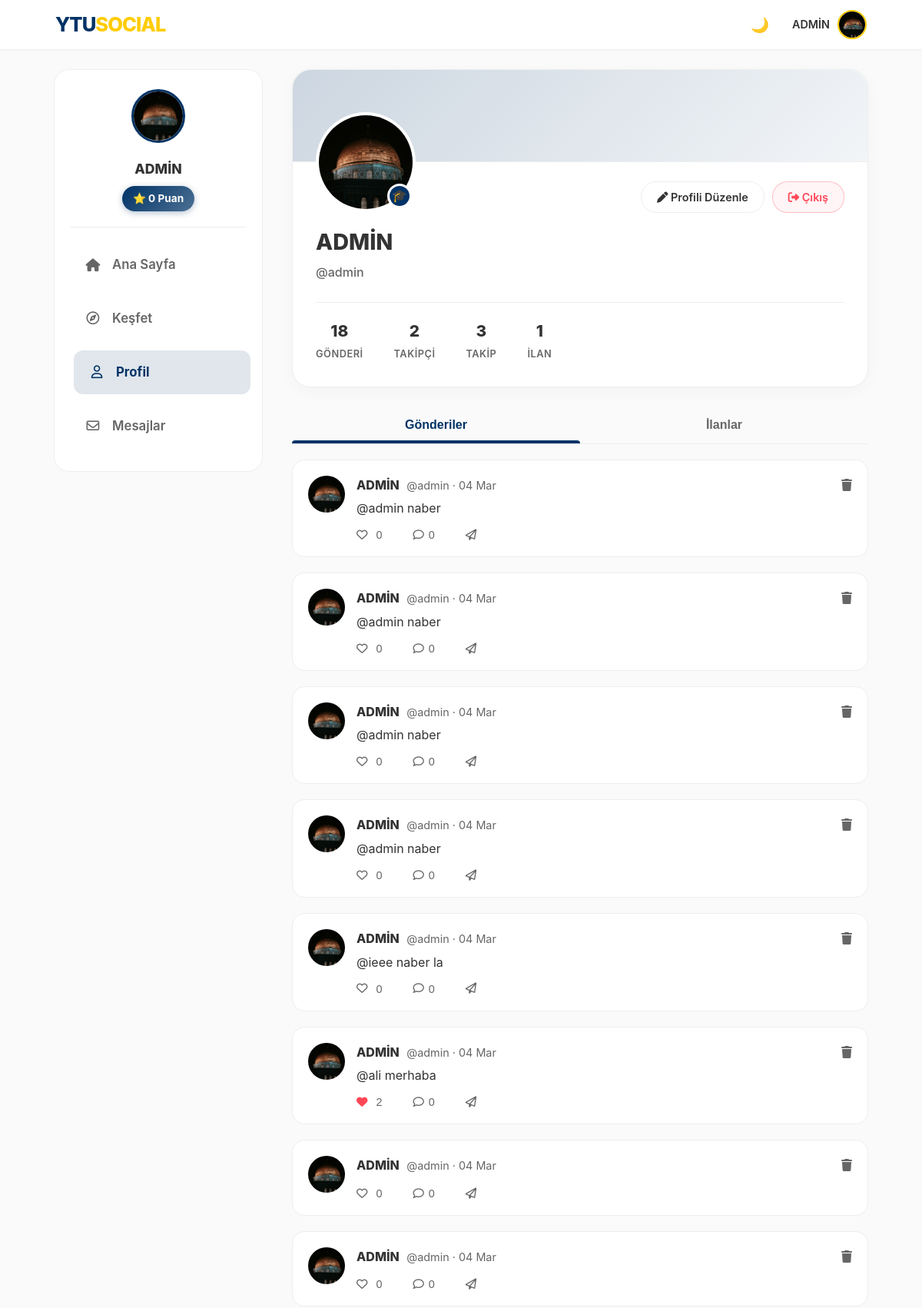
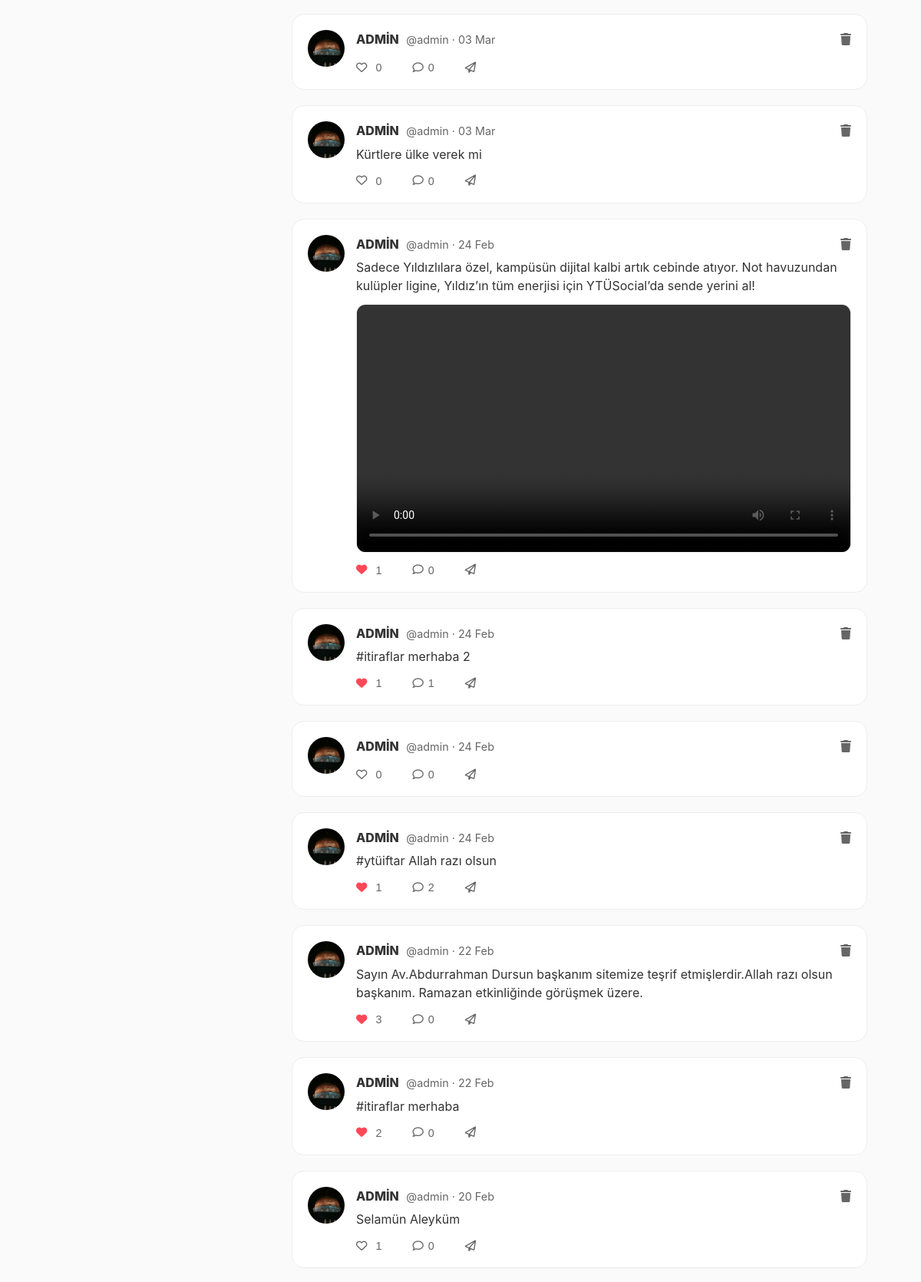
The app's page /u/admin (signed in, upper part) with its own data (2 pictures, top to bottom).
### models.py (models this page shows, shortened)
class User(UserMixin, db.Model):
    id = db.Column(db.Integer, primary_key=True)
    email = db.Column(db.String(120), unique=True, nullable=False)
    password = db.Column(db.String(200), nullable=False)
    username = db.Column(db.String(50), nullable=True)
    handle = db.Column(db.String(30), unique=True, nullable=True)
    stories = db.relationship('Story', backref='author', lazy=True)
    is_admin = db.Column(db.Boolean, default=False)
    department = db.Column(db.String(100), nullable=True)
    score = db.Column(db.Integer, default=0)
    bio = db.Column(db.String(200), nullable=True)
    profile_pic = db.Column(db.String(200), default='img/default_avatar.png')
    is_verified = db.Column(db.Boolean, default=False)
    otp_code = db.Column(db.String(6))
    ban_expiration = db.Column(db.DateTime, nullable=True)
    is_banned = db.Column(db.Boolean, default=False)
    posts = db.relationship('Post', backref='author', lazy=True)
    image_file = db.Column(db.String(255), nullable=True)
    comments = db.relationship('Comment', backref='author', lazy=True)
    messages_sent = db.relationship('Message', foreign_keys='Message.sender_id', backref='sender', lazy='dynamic')
    messages_received = db.relationship('Message', foreign_keys='Message.recipient_id', backref='recipient', lazy='dynamic')
    saved_posts = db.relationship('SavedPost', back_populates='user', lazy=True, cascade="all, delete-orphan")
    followed = db.relationship(
        'User', secondary=followers,
        primaryjoin=(followers.c.follower_id == id),
        secondaryjoin=(followers.c.followed_id == id),
        backref=db.backref('followers', lazy='dynamic'), lazy='dynamic'
    )

class Post(db.Model):
    id = db.Column(db.Integer, primary_key=True)
    content = db.Column(db.Text, nullable=True)
    poll = db.relationship('Poll', uselist=False, backref='post', cascade="all, delete-orphan")
    date_posted = db.Column(db.DateTime, nullable=False, default=get_turkey_time)
    image_file = db.Column(db.String(255), nullable=True)
    user_id = db.Column(db.Integer, db.ForeignKey('user.id'), nullable=False)
    liked_by = db.relationship('User', secondary=likes, backref=db.backref('liked_posts', lazy='dynamic'))
    comments = db.relationship('Comment', backref='post', lazy=True, cascade="all, delete-orphan")
    repost_of_id = db.Column(db.Integer, db.ForeignKey('post.id'), nullable=True)
    repost_of = db.relationship('Post', remote_side=[id], backref=db.backref('reposts', cascade='all, delete-orphan'))
    report_count = db.Column(db.Integer, default=0)
    def is_video(self):
        if not self.image_file: return False
        video_exts = ['mp4', 'mov', 'avi', 'webm']
        return any(self.image_file.lower().endswith(ext) for ext in video_exts)

### routes/main.py (the view)
@main.route('/u/<handle>')
@login_required
def user_profile(handle):
    user = User.query.filter_by(handle=handle).first_or_404()
    posts = Post.query.filter_by(author=user).order_by(Post.date_posted.desc()).all()
    media_posts = [p for p in posts if p.image_file]
    return render_template('user_profile.html', user=user, posts=posts, media_posts=media_posts)

### models.py (called while the page is built)
@login_manager.user_loader
def load_user(user_id):
    return User.query.get(int(user_id))

### utils.py (called while the page is built)
def get_trending_hashtags():
    from models import Post
    posts = Post.query.with_entities(Post.content).all()
    hashtags = {}
    for post in posts:
        if post.content:
            found_tags = re.findall(r"#(\w+)", post.content.lower())
            for tag in found_tags:
                hashtags[tag] = hashtags.get(tag, 0) + 1
    sorted_tags = sorted(hashtags.items(), key=lambda x: x[1], reverse=True)
    return sorted_tags[:5]

### templates/user_profile.html (shortened to what this page needs)
<!DOCTYPE html>
<html lang="tr">
<head>
    <link rel="stylesheet" href="/static/style.css">
    <link href="https://cdnjs.cloudflare.com/ajax/libs/font-awesome/6.4.0/css/all.min.css" rel="stylesheet">
</head>
<body>
{% include 'navbar_partial.html' ignore missing %}
<div class="main-layout" style="grid-template-columns: 280px 1fr; max-width: 1100px;">
    <aside class="left-sidebar sticky-sidebar">
        {% if current_user.is_authenticated %}
        <div style="background: var(--card-bg); border-radius: 20px; padding: 25px 20px; border: 1px solid var(--border-color);">
            <div style="text-align: center; margin-bottom: 20px; padding-bottom: 20px; border-bottom: 1px solid var(--border-color);">
                <img src="/static/{{ current_user.profile_pic }}" style="width: 70px; height: 70px; border-radius: 50%; border: 3px solid var(--ytu-lacivert); object-fit: cover; margin-bottom: 12px;">
                <h3 style="font-size: 1.1rem; font-weight: 800; color: var(--text-color); margin: 0 0 8px 0;">{{ current_user.username }}</h3>
                <span style="background: linear-gradient(135deg, var(--ytu-lacivert), rgba(var(--ytu-lacivert-rgb), 0.7)); color: white; display: inline-block; padding: 6px 14px; border-radius: 20px; font-weight: 700; font-size: 0.85rem; box-shadow: 0 2px 8px rgba(var(--ytu-lacivert-rgb), 0.3);">⭐ {{ current_user.score }} Puan</span>
            </div>
            <nav style="display: flex; flex-direction: column; gap: 8px;">
                <a href="{{ url_for('main.index') }}" class="sidebar-link"><i class="fa-solid fa-house" style="width: 20px; text-align: center;"></i> Ana Sayfa</a>
                <a href="{{ url_for('main.explore') }}" class="sidebar-link"><i class="fa-regular fa-compass" style="width: 20px; text-align: center;"></i> Keşfet</a>
                <a href="{{ url_for('main.user_profile', handle=current_user.handle) }}" class="sidebar-link active-link"><i class="fa-regular fa-user" style="width: 20px; text-align: center;"></i> Profil</a>
                <a href="{{ url_for('main.messages_inbox') }}" class="sidebar-link"><i class="fa-regular fa-envelope" style="width: 20px; text-align: center;"></i> Mesajlar</a>
            </nav>
        </div>
        {% endif %}
    </aside>
    <div class="profile-content">
        <div class="profile-header-card">
            <div class="profile-banner"></div>
            <div class="profile-body">
                <div class="profile-pic-container">
                    <img src="/static/{{ user.profile_pic }}" class="profile-pic">
                    {% if user.department %}
                    <span style="position: absolute; bottom: 5px; right: 5px; background: var(--ytu-lacivert); color: white; width: 32px; height: 32px; border-radius: 50%; display: flex; align-items: center; justify-content: center; border: 3px solid var(--card-bg); font-size: 1rem;" title="{{ user.department }}">🎓</span>
                    {% endif %}
                </div>
                <div class="profile-actions">
                    {% if user == current_user %}
                        <a href="{{ url_for('main.edit_profile') }}" class="btn-modern"><i class="fas fa-pen"></i> Profili Düzenle</a>
                        <a href="{{ url_for('auth.logout') }}" class="btn-modern btn-logout"><i class="fas fa-sign-out-alt"></i> Çıkış</a>
                    {% endif %}
                </div>
                <div class="profile-names">
                    <h1 class="p-real-name">{{ user.username }}</h1>
                    <div class="p-username">@{{ user.handle }}</div>
                </div>
                <div class="profile-stats-grid">
                    <div class="stat-item" onclick="switchTab('posts', document.querySelectorAll('.tab-btn')[0])">
                        <span class="stat-val">{{ user.posts|length }}</span>
                        <span class="stat-lbl">GÖNDERİ</span>
                    </div>
                    <div class="stat-item" onclick="location.href='{{ url_for('main.followers_list', handle=user.handle) }}'">
                        <span class="stat-val">{{ user.followers.count() }}</span>
                        <span class="stat-lbl">TAKİPÇİ</span>
                    </div>
                    <div class="stat-item" onclick="location.href='{{ url_for('main.following_list', handle=user.handle) }}'">
                        <span class="stat-val">{{ user.followed.count() }}</span>
                        <span class="stat-lbl">TAKİP</span>
                    </div>
                    <div class="stat-item" onclick="switchTab('adverts', document.querySelectorAll('.tab-btn')[1])">
                        <span class="stat-val">{{ user.adverts|length }}</span>
                        <span class="stat-lbl">İLAN</span>
                    </div>
                </div>
            </div>
        </div>
        <div class="profile-tabs">
            <button class="tab-btn active" onclick="switchTab('posts', this)">Gönderiler</button>
            <button class="tab-btn" onclick="switchTab('adverts', this)">İlanlar</button>
        </div>
        <div id="tab-posts">
            {% for post in posts %}
            <div class="tweet-post" onclick="location.href='/p/{{ post.id }}'">
                <img src="/static/{{ user.profile_pic }}" class="t-avatar">
                <div class="t-content">
                    <div class="t-header">
                        <div>
                            <span class="t-name">{{ user.username }}</span>
                            <span class="t-handle">@{{ user.handle }} · {{ post.date_posted.strftime('%d %b') }}</span>
                        </div>
                        {% if user == current_user %}
                        <a href="{{ url_for('main.delete_post', post_id=post.id) }}" onclick="event.stopPropagation(); return confirm('Silmek istiyor musun?')" style="color: var(--text-muted);"><i class="fas fa-trash"></i></a>
                        {% endif %}
                    </div>
                    {% if post.content %}
                    <div class="t-text">{{ post.content }}</div>
                    {% endif %}
                    {% if post.image_file %}
                    <div class="t-media">
                        {% if post.is_video() %}
                            <video src="/static/post_images/{{ post.image_file }}" controls onclick="event.stopPropagation()"></video>
                        {% else %}
                            <img src="/static/post_images/{{ post.image_file }}">
                        {% endif %}
                    </div>
                    {% endif %}
                    <div class="t-actions">
                        <button class="act-btn" onclick="event.stopPropagation(); likePost({{ post.id }}, this)">
                            {% if current_user in post.liked_by %}
                            <i class="fa-solid fa-heart" style="color: #ff4757;"></i>
                            {% else %}
                            <i class="fa-regular fa-heart"></i>
                            {% endif %}
                            <span class="like-count" style="margin-left: 5px;">{{ post.liked_by|length }}</span>
                        </button>
                        <button class="act-btn"><i class="fa-regular fa-comment"></i> {{ post.comments|length }}</button>
                        <button class="act-btn" onclick="event.stopPropagation(); openShareModal('post', '{{ post.id }}')"><i class="fa-regular fa-paper-plane"></i></button>
                    </div>
                </div>
            </div>
            {% else %}
            <div style="text-align: center; padding: 50px; color: var(--text-muted);">
                <p>Henüz gönderi yok.</p>
            </div>
            {% endfor %}
        </div>
    </div>
</div>
</body>
</html>

### templates/navbar_partial.html (shortened to what this page needs)
<nav class="navbar">
    <a href="/" class="nav-logo">YTU<span>SOCIAL</span></a>
    <div class="nav-items" id="mobile-menu">
        <button type="button" onclick="toggleDarkMode()" id="theme-btn" title="Temayı Değiştir" style="background:none; border:none; cursor:pointer; font-size:1.2rem;">
            🌙
        </button>
        <div class="profile-menu" onclick="toggleProfileDropdown()">
            {% if current_user.is_authenticated %}
                <span style="font-weight: 600; font-size: 0.9rem;">{{ current_user.username }}</span>
                <img src="/static/{{ current_user.profile_pic }}" class="nav-avatar" alt="Profil">
            {% else %}
                <span style="font-weight: 600;">Misafir</span>
                <img src="/static/img/default_avatar.png" class="nav-avatar" alt="Misafir">
            {% endif %}
        </div>
    </div>
</nav>

### templates/user_profile.html (style rules this page uses)
body { background-color: var(--bg-color); margin: 0; font-family: 'Inter', sans-serif; color: var(--text-color); }
.profile-content { width: 100%; }
.profile-header-card { background: var(--card-bg); border: 1px solid var(--border-color); border-radius: 24px; padding: 0; margin-bottom: 25px; overflow: visible; position: relative; box-shadow: 0 5px 20px rgba(0,0,0,0.03); }
.profile-banner { height: 120px; background: linear-gradient(135deg, rgba(var(--ytu-lacivert-rgb), 0.2), rgba(var(--ytu-lacivert-rgb), 0.05)); border-radius: 24px 24px 0 0; border-bottom: 1px solid var(--border-color); }
.profile-body { padding: 10px 30px 30px 30px; position: relative; }
.profile-pic-container { width: 130px; height: 130px; position: absolute; top: -65px; left: 30px; border-radius: 50%; padding: 4px; background: var(--card-bg); }
.profile-pic { width: 100%; height: 100%; border-radius: 50%; object-fit: cover; }
.profile-actions { display: flex; justify-content: flex-end; gap: 10px; margin-top: 15px; margin-bottom: 15px; }
.btn-modern { padding: 8px 20px; border-radius: 20px; font-size: 0.9rem; font-weight: 600; text-decoration: none; border: 1px solid var(--border-color); color: var(--text-color); transition: 0.2s; background: var(--bg-secondary); }
.btn-logout { color: #ff4757; border-color: rgba(255, 71, 87, 0.3); background: rgba(255, 71, 87, 0.05); }
.profile-names { margin-top: 15px; text-align: left; }
.p-real-name { font-size: 1.8rem; font-weight: 800; color: var(--text-color); margin: 0; }
.p-username { font-size: 1rem; color: var(--text-muted); margin-top: 4px; font-weight: 500; }
.profile-stats-grid { display: flex; gap: 40px; margin-top: 25px; padding-top: 20px; border-top: 1px solid var(--border-color); justify-content: flex-start; }
.stat-item { text-align: center; cursor: pointer; transition: 0.2s; }
.stat-val { font-size: 1.3rem; font-weight: 800; color: var(--text-color); display: block; }
.stat-lbl { font-size: 0.8rem; color: var(--text-muted); font-weight: 600; text-transform: uppercase; letter-spacing: 0.5px; }
.profile-tabs { display: flex; border-bottom: 1px solid var(--border-color); margin-bottom: 20px; }
.tab-btn { flex: 1; padding: 15px; border: none; background: none; font-size: 1rem; font-weight: 600; color: var(--text-muted); cursor: pointer; transition: 0.2s; position: relative; }
.tab-btn.active { color: var(--ytu-lacivert); }
.tab-btn.active::after { content: ''; position: absolute; bottom: 0; left: 0; width: 100%; height: 4px; background: var(--ytu-lacivert); border-radius: 4px 4px 0 0; }
.tweet-post { background: var(--card-bg); border: 1px solid var(--border-color); border-radius: 16px; padding: 20px; margin-bottom: 20px; display: flex; gap: 15px; cursor: pointer; transition: 0.2s; }
.t-avatar { width: 48px; height: 48px; border-radius: 50%; object-fit: cover; }
.t-content { flex-grow: 1; }
.t-header { display: flex; justify-content: space-between; margin-bottom: 5px; }
.t-name { font-weight: 800; color: var(--text-color); }
.t-handle { color: var(--text-muted); font-size: 0.9rem; margin-left: 5px; }
.t-text { color: var(--text-color); font-size: 1rem; line-height: 1.5; margin-bottom: 12px; }
.t-media { width: 100%; border-radius: 12px; border: 1px solid var(--border-color); overflow: hidden; margin-top: 10px; max-height: 450px; }
.t-media img, .t-media video { width: 100%; height: 100%; object-fit: cover; display: block; }
.t-actions { display: flex; gap: 40px; margin-top: 15px; color: var(--text-muted); }
.act-btn { background: none; border: none; color: inherit; cursor: pointer; display: flex; align-items: center; gap: 6px; font-size: 0.9rem; transition: 0.2s; }

### records on screen
User: username "ADMİN", profile_pic (picture), score "0", handle "admin"
Post: profile_pic (picture), date_posted "04 Mar", content "@admin naber", liked_by|length "0", comments|length "0"
Post: profile_pic (picture), date_posted "04 Mar", content "@admin naber", liked_by|length "0", comments|length "0"
Post: profile_pic (picture), date_posted "04 Mar", content "@admin naber", liked_by|length "0", comments|length "0"
Post: profile_pic (picture), date_posted "04 Mar", content "@admin naber", liked_by|length "0", comments|length "0"
Post: profile_pic (picture), date_posted "04 Mar", content "@ieee naber la", liked_by|length "0", comments|length "0"
Post: profile_pic (picture), date_posted "04 Mar", content "@ali merhaba", liked_by|length "2", comments|length "0"
Post: profile_pic (picture), date_posted "04 Mar", liked_by|length "0", comments|length "0"
Post: profile_pic (picture), date_posted "04 Mar", liked_by|length "0", comments|length "0"
Post: profile_pic (picture), date_posted "03 Mar", liked_by|length "0", comments|length "0"
Post: profile_pic (picture), date_posted "03 Mar", content "Kürtlere ülke verek mi", liked_by|length "0", comments|length "0"
Post: profile_pic (picture), date_posted "24 Feb", content "Sadece Yıldızlılara özel, kampüsün dijital kalbi artık cebinde atıyor. Not havuzundan kulüpler ligine, Yıldız’ın tüm enerjisi için YTÜSocial’da sende yerini al!", liked_by|length "1", comments|length "0"
Post: profile_pic (picture), date_posted "24 Feb", content "#itiraflar merhaba 2", liked_by|length "1", comments|length "1"
Post: profile_pic (picture), date_posted "24 Feb", liked_by|length "0", comments|length "0"
Post: profile_pic (picture), date_posted "24 Feb", content "#ytüiftar Allah razı olsun", liked_by|length "1", comments|length "2"
Post: profile_pic (picture), date_posted "22 Feb", content "Sayın Av.Abdurrahman Dursun başkanım sitemize teşrif etmişlerdir.Allah razı olsun başkanım. Ramazan etkinliğinde görüşmek üzere.", liked_by|length "3", comments|length "0"
Post: profile_pic (picture), date_posted "22 Feb", content "#itiraflar merhaba", liked_by|length "2", comments|length "0"
Post: profile_pic (picture), date_posted "20 Feb", content "Selamün Aleyküm", liked_by|length "1", comments|length "0"

### other values on screen
{{ user.posts|length }} "18"
{{ user.followers.count() }} "2"
{{ user.followed.count() }} "3"
{{ user.adverts|length }} "1"
